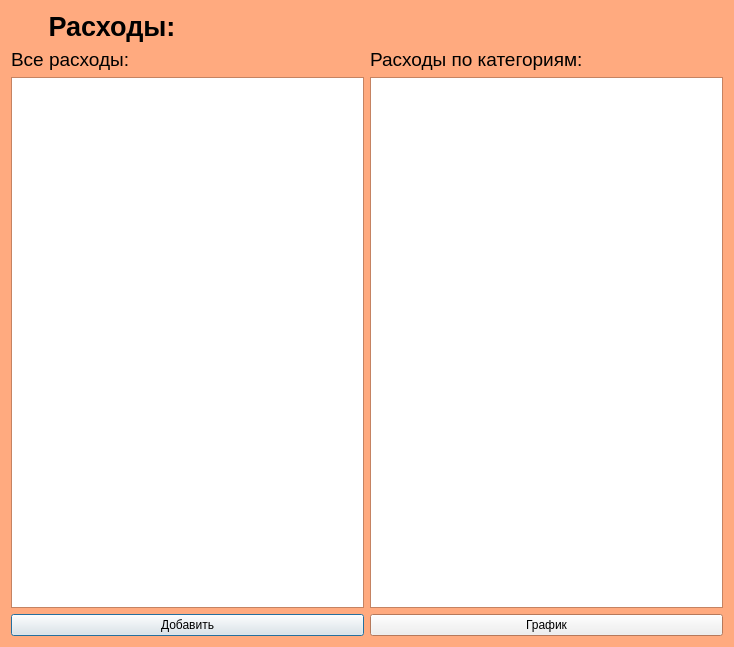
<?xml version="1.0" encoding="UTF-8"?>
<ui version="4.0">
 <class>add_rashod</class>
 <widget class="QDialog" name="add_rashod">
  <property name="geometry">
   <rect>
    <x>0</x>
    <y>0</y>
    <width>734</width>
    <height>647</height>
   </rect>
  </property>
  <property name="palette">
   <palette>
    <active>
     <colorrole role="Base">
      <brush brushstyle="SolidPattern">
       <color alpha="255">
        <red>255</red>
        <green>255</green>
        <blue>255</blue>
       </color>
      </brush>
     </colorrole>
     <colorrole role="Window">
      <brush brushstyle="SolidPattern">
       <color alpha="255">
        <red>255</red>
        <green>170</green>
        <blue>127</blue>
       </color>
      </brush>
     </colorrole>
    </active>
    <inactive>
     <colorrole role="Base">
      <brush brushstyle="SolidPattern">
       <color alpha="255">
        <red>255</red>
        <green>255</green>
        <blue>255</blue>
       </color>
      </brush>
     </colorrole>
     <colorrole role="Window">
      <brush brushstyle="SolidPattern">
       <color alpha="255">
        <red>255</red>
        <green>170</green>
        <blue>127</blue>
       </color>
      </brush>
     </colorrole>
    </inactive>
    <disabled>
     <colorrole role="Base">
      <brush brushstyle="SolidPattern">
       <color alpha="255">
        <red>255</red>
        <green>170</green>
        <blue>127</blue>
       </color>
      </brush>
     </colorrole>
     <colorrole role="Window">
      <brush brushstyle="SolidPattern">
       <color alpha="255">
        <red>255</red>
        <green>170</green>
        <blue>127</blue>
       </color>
      </brush>
     </colorrole>
    </disabled>
   </palette>
  </property>
  <property name="windowTitle">
   <string>Dialog</string>
  </property>
  <layout class="QGridLayout" name="gridLayout_2">
   <item row="0" column="0">
    <layout class="QGridLayout" name="gridLayout">
     <item row="3" column="0">
      <layout class="QVBoxLayout" name="verticalLayout_3">
       <item>
        <layout class="QHBoxLayout" name="horizontalLayout_5">
         <item>
          <widget class="QPushButton" name="addr">
           <property name="text">
            <string>Добавить</string>
           </property>
          </widget>
         </item>
         <item>
          <widget class="QPushButton" name="graf">
           <property name="text">
            <string>График</string>
           </property>
          </widget>
         </item>
        </layout>
       </item>
      </layout>
     </item>
     <item row="0" column="0">
      <widget class="QLabel" name="vse_rashodi">
       <property name="font">
        <font>
         <family>Arial</family>
         <pointsize>20</pointsize>
         <weight>75</weight>
         <bold>true</bold>
        </font>
       </property>
       <property name="text">
        <string>     Расходы: </string>
       </property>
      </widget>
     </item>
     <item row="2" column="0">
      <layout class="QHBoxLayout" name="horizontalLayout_8">
       <item>
        <widget class="QTextBrowser" name="rashod_window"/>
       </item>
       <item>
        <widget class="QTextBrowser" name="categories_window"/>
       </item>
      </layout>
     </item>
     <item row="1" column="0">
      <layout class="QVBoxLayout" name="verticalLayout_5">
       <item>
        <layout class="QHBoxLayout" name="horizontalLayout_9">
         <item>
          <widget class="QLabel" name="all_rashod">
           <property name="font">
            <font>
             <family>Arial</family>
             <pointsize>14</pointsize>
             <weight>50</weight>
             <bold>false</bold>
            </font>
           </property>
           <property name="text">
            <string>Все расходы:</string>
           </property>
          </widget>
         </item>
         <item>
          <widget class="QLabel" name="categories">
           <property name="font">
            <font>
             <family>Arial</family>
             <pointsize>14</pointsize>
            </font>
           </property>
           <property name="text">
            <string>Расходы по категориям:</string>
           </property>
          </widget>
         </item>
        </layout>
       </item>
      </layout>
     </item>
    </layout>
   </item>
  </layout>
 </widget>
 <resources/>
 <connections/>
</ui>
